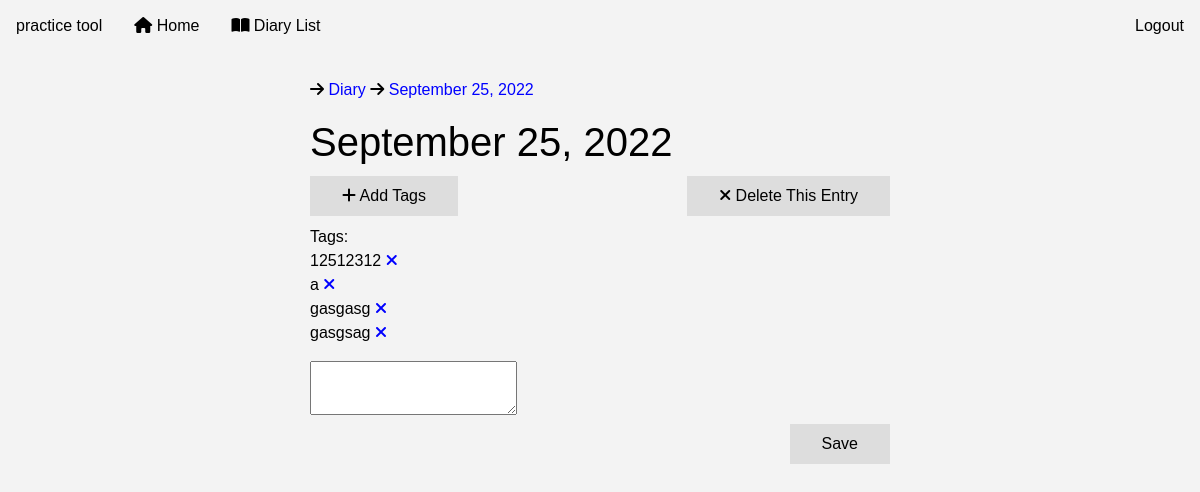
The app's page /entry/32 (signed in) with its own data.
### models.py (models this page shows, shortened)
class Diary(db.Model):
    __tablename__ = 'Diary'
    id = db.Column(db.Integer, primary_key=True, nullable=False)
    user_id = db.Column(db.Integer, ForeignKey('User.id'), nullable=False)
    title = db.Column(db.String)
    user = relationship('User', back_populates='diary')
    entries = relationship('Entry', back_populates='diary',
                           cascade="all, delete-orphan",
                           order_by="desc(Entry.date)")

class Entry(db.Model):
    __tablename__ = 'Entry'
    id = db.Column(db.Integer, primary_key=True, nullable=False)
    user_id = db.Column(db.Integer, ForeignKey('User.id'), nullable=False)
    diary_id = db.Column(db.Integer, ForeignKey('Diary.id'), nullable=False)
    date = db.Column(db.Date)
    notes = db.Column(db.Text)
    user = relationship('User', back_populates='entries')
    diary = relationship('Diary', back_populates='entries')
    tags = relationship('Tag', secondary=EntryTag, back_populates='entries',
                        order_by="Tag.name")

class Tag(db.Model):
    __tablename__ = 'Tag'
    id = db.Column(db.Integer, primary_key=True, nullable=False)
    user_id = db.Column(db.Integer, ForeignKey('User.id'), nullable=False)
    name = db.Column(db.String)
    entries = relationship('Entry', secondary=EntryTag, back_populates='tags')

### app.py (the view)
@app.route('/entry/<int:id>', methods=['GET', 'POST'])
@login_required
def entry(id):
    form = EntryForm()
    entry = models.Entry.query.filter_by(user_id=current_user.id,
                                         id=id).first_or_404()
    if form.validate_on_submit():
        entry.notes = form.notes.data
        db.session.merge(entry)
        db.session.commit()
        flash('Saved notes')
        return redirect(url_for('entry', id=id))
    form.notes.data = entry.notes
    return render_template('entry.html', entry=entry, form=form)

### forms.py
class EntryForm(FlaskForm):
    notes = CKEditorField('Notes',
                          validators=[DataRequired(), Length(max=2000)])
    submit = SubmitField('Save')

### app.py (called while the page is built)
@login_manager.user_loader
def load_user(id):
    return models.User.query.get(int(id))

### templates/entry.html (shortened to what this page needs)
{% extends 'layout.html' %} {% block content %}
    <p>
      <i class="fa-solid fa-arrow-right"></i>
      <a href="{{url_for('diary', id=entry.diary.id)}}">{{entry.diary.title}}</a>
      <i class="fa-solid fa-arrow-right"></i>
      <a href="{{url_for('entry', id=entry.id)}}">{{entry.date.strftime('%B %d, %Y')}}</a>
    </p>
    <h1>{{entry.date.strftime('%B %d, %Y')}}</h1>
<a href="{{url_for('add_tag', id=entry.id)}}" class="button"><i class="fa-solid fa-plus"></i> Add Tags</a>
<a href="{{url_for('delete_entry', id=entry.id)}}" class="button" style="float:right"><i class="fa-solid fa-xmark"></i> Delete This Entry</a>
<p>
{% if entry.tags|length > 0 %}
    Tags:
    <br>
    {% for tag in entry.tags %}
      {{tag.name}}<a href="{{url_for('remove_tag', id=entry.id, tid=tag.id)}}"> <i class="fa-solid fa-xmark"></i></a>
      <br>
    {% endfor %}
  {% endif %}
</p>
<form id="entry" method="post">
  <div class="text-editor">
    {{ form.notes }}
  </div>
{{ form.submit(class="button", style="float:right") }}
</form>
{% endblock %}

### static/css/style.css (style rules this page uses)
body { background-color: #F3F3F3; color: black; font-family: "Century Gothic", CenturyGothic, AppleGothic, sans-serif; overflow-x: hidden; padding: 0; margin: 0; }
a { color: blue; text-decoration: none; }
.button { background-color: #ddd; border: none; color: black; padding: 8px 32px; text-align: center; text-decoration: none; display: inline-block; font-size: 16px; margin: 2px 0px; cursor: pointer; overflow: hidden; }

### records on screen
Diary: diary "Diary"
Entry: date "September 25, 2022"
Tag: name "12512312"
Tag: name "a"
Tag: name "gasgasg"
Tag: name "gasgsag"
